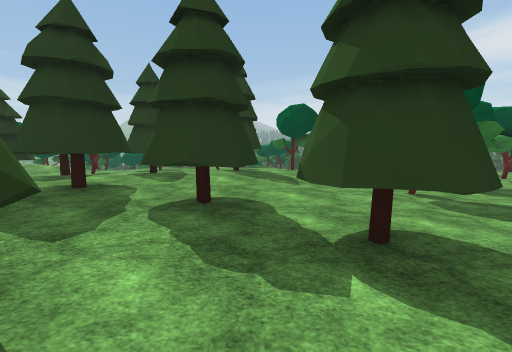
[1] (above)

22 first-person views from a walk through a 3-D level made in the Unity game engine. The camera is 1.5 m above the floor, tilts 6° down and sees 90° across. The floor is counted in squares, 2 m on a side. Each view is taken from the middle of a square. On the plan, view 1 faces up. The plan holds only what a view shows up to about 9 squares ahead; the rest is blank. The place goes on beyond the plan. Some surface patterns are stand-ins.

[2]
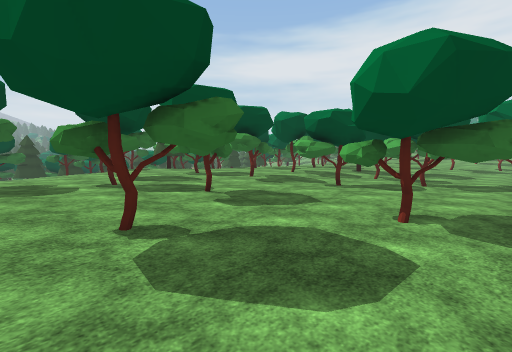

[3]
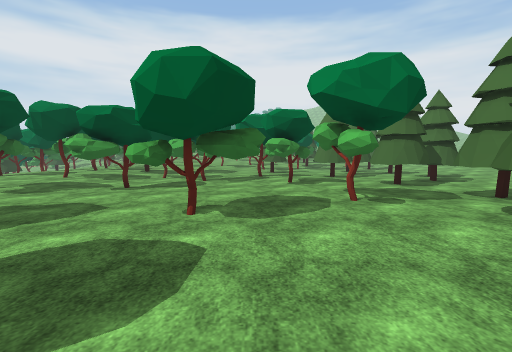

[4]
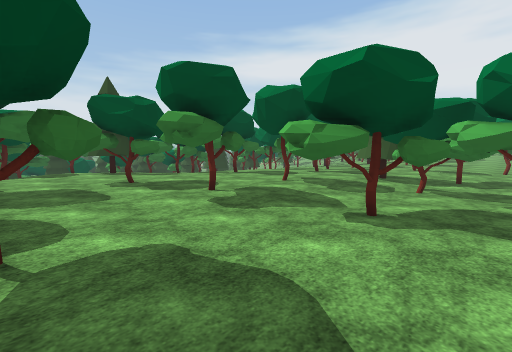

[5]
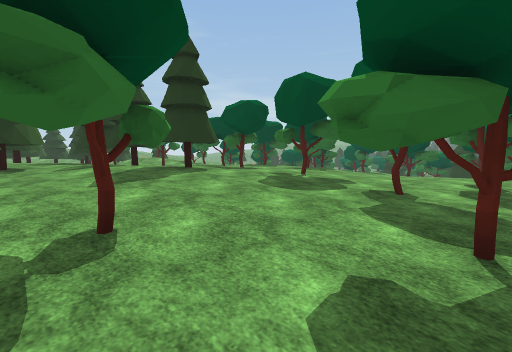

[6]
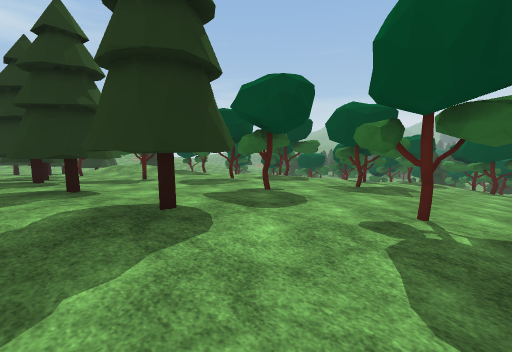

[7]
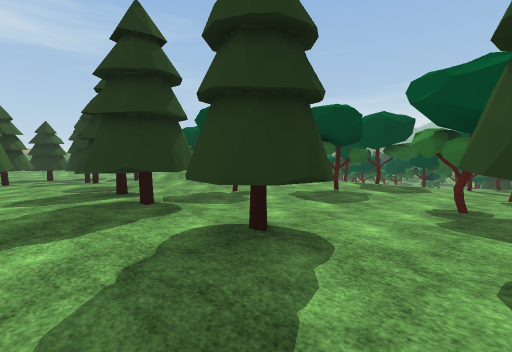

[8]
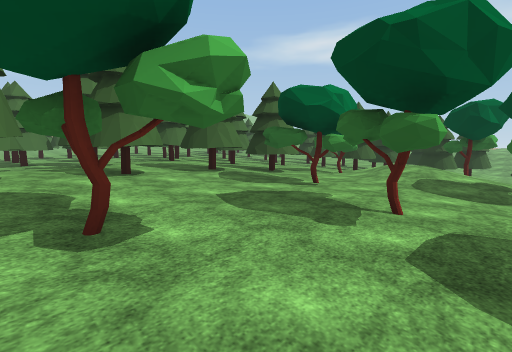

[9]
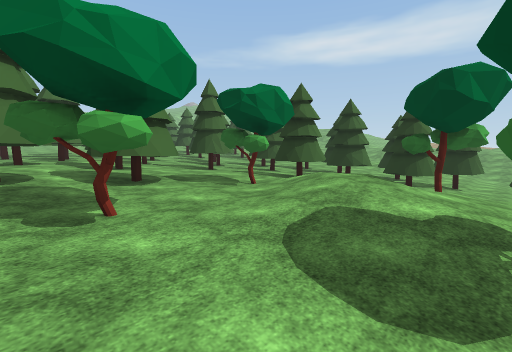

[10]
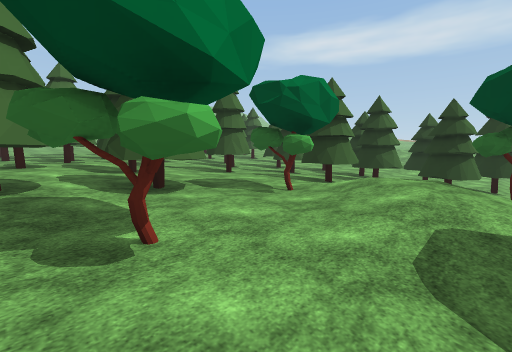

[11]
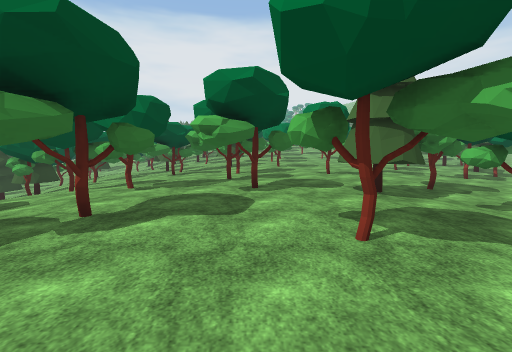

[12]
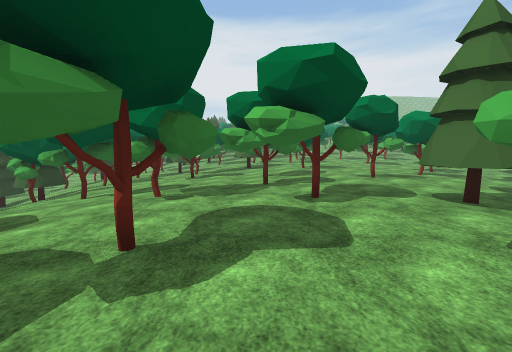

[13]
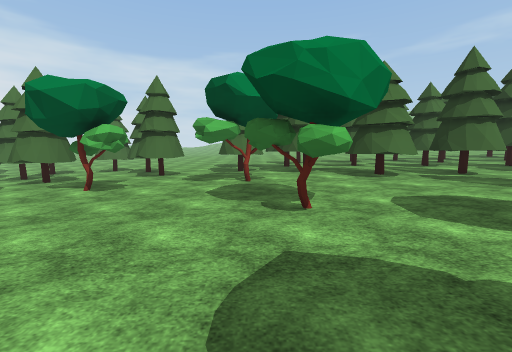

[14]
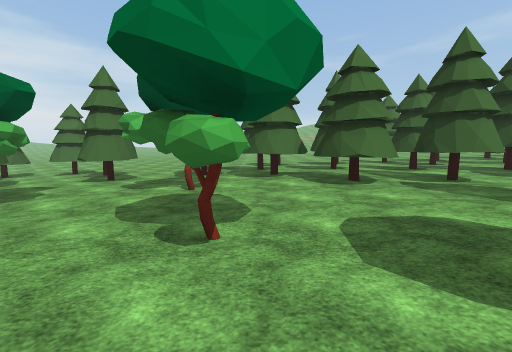

[15]
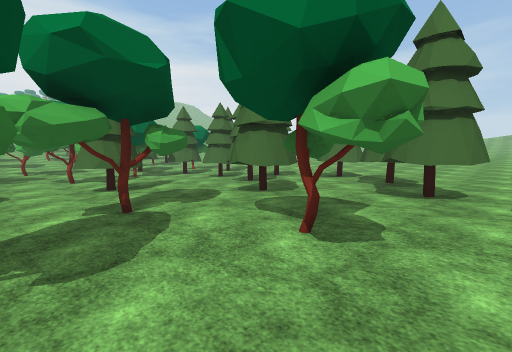

[16]
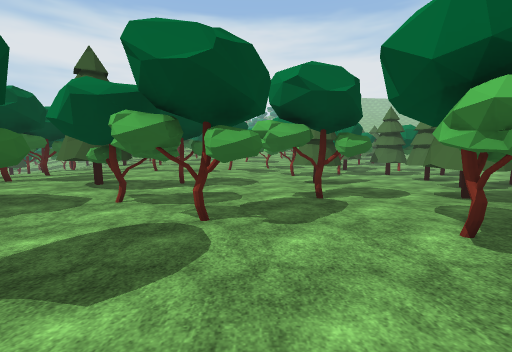

[17]
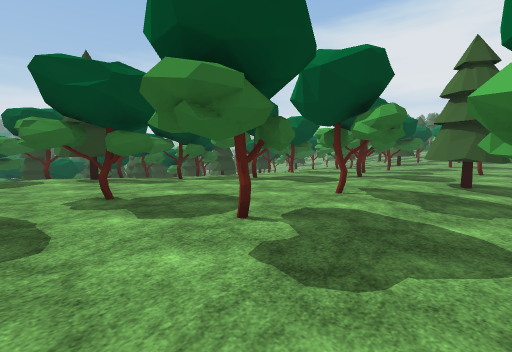

[18]
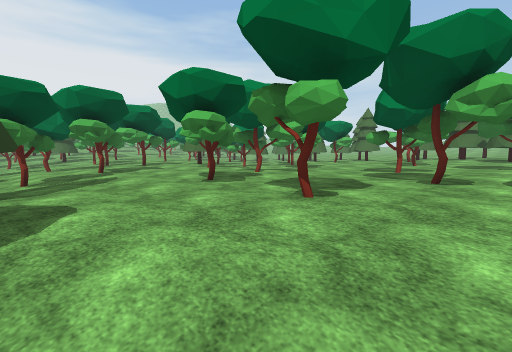

[19]
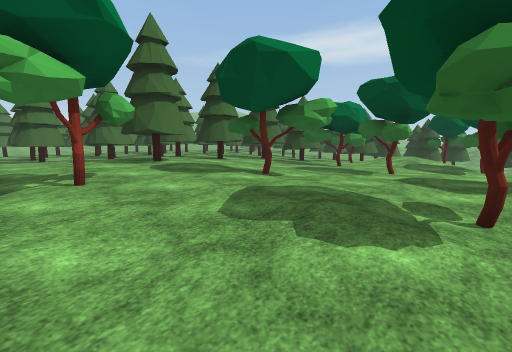

[20]
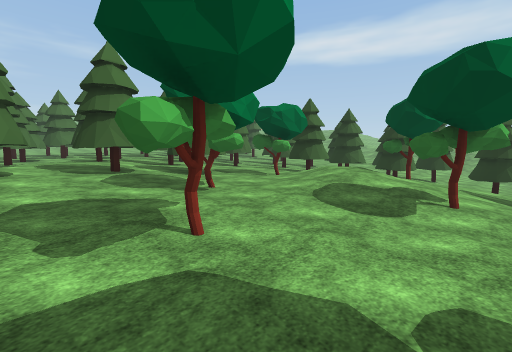

[21]
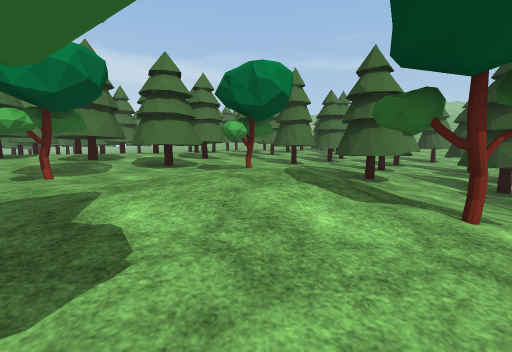

[22]
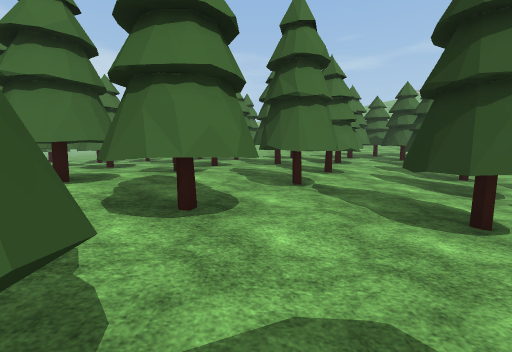

### Floor plan
Key: @ floor where view 1 was taken; # wall or solid block; x gap in a wall; . main floor; : floor 0.25 m higher than the main floor; - floor 0.25 m lower than the main floor; + floor 0.5 m higher than the main floor; _ floor 0.5 m lower than the main floor; * floor 0.75 m higher than the main floor; < floor 0.75 m lower than the main floor; % floor 1 m higher than the main floor; ( floor 1 m lower than the main floor; ! floor 1.25 m lower than the main floor; ? floor 1.5 m lower than the main floor; / step, stairs or slope; O other object.
Columns run from 17 left of view 1 to 16 right of it. Each row starts with its distance up from view 1.
 13      <<_-.-.O...OO......##OO----O_
 12 ??!  _-...O......+.........O..OO--
 11 ?#(   OO++:..O:::+:.:OOOO..OO....-
 10  ### _.+*+:OO:+O+++::::.O.......O.
  9    #<_./+.:O:+++O+O+O:........O.O.
  8    #_##.O::#O++*##*++O:..O.O..O...
  7    #-##.O:#####x##*++:.......##..O
  6    ##..:::x+###%%%*++OO..O...O#..O
  5 -#######:##*%%x%%*++O:...OO.O--O..
  4 -##    #+####%#x#+++O:.....O.-----
  3        ### ##%**##++::O....O.-----
  2            ####+++#+::.O.....O---_
  1              ####+++:::O..OOO.-##_
  0                ##@####:O.....----_
 -1                ##+#  ##:.....#--__
 -2                 ###   ###x#..-##__
 -3                 #   ###  ..#.- ###
 -4                 #     #  ..#.-
 -5                          ....#
 -6                          ....
 -7                          ....
 -8                          ...
 -9                          ..

Positions as (right, up) in squares from view 1, and headings:
1: (0, 0), facing up
2: (2, 2), facing up-right
3: (2, 2), facing right
4: (5, 4), facing up-right
5: (5, 4), facing up-left
6: (2, 6), facing up-left
7: (-1, 5), facing up-left
8: (-1, 12), facing down-left
9: (-5, 12), facing down-left
10: (-5, 11), facing down-left
11: (8, 9), facing right
12: (9, 10), facing right
13: (6, 6), facing down
14: (5, 5), facing down
15: (8, 3), facing down-right
16: (7, 3), facing right
17: (6, 6), facing up-right
18: (3, 13), facing down-right
19: (2, 13), facing down-left
20: (-3, 13), facing down-left
21: (-9, 13), facing down
22: (-8, 7), facing down
